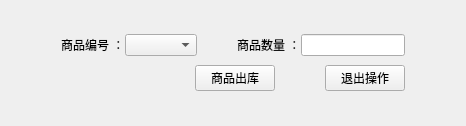
<?xml version="1.0" encoding="UTF-8"?>
<ui version="4.0">
 <class>GoodsDelivery</class>
 <widget class="QWidget" name="GoodsDelivery">
  <property name="geometry">
   <rect>
    <x>0</x>
    <y>0</y>
    <width>466</width>
    <height>126</height>
   </rect>
  </property>
  <property name="windowTitle">
   <string>Form</string>
  </property>
  <layout class="QGridLayout" name="gridLayout">
   <item row="0" column="0">
    <layout class="QHBoxLayout" name="horizontalLayout">
     <property name="spacing">
      <number>0</number>
     </property>
     <property name="leftMargin">
      <number>50</number>
     </property>
     <property name="topMargin">
      <number>20</number>
     </property>
     <property name="rightMargin">
      <number>50</number>
     </property>
     <property name="bottomMargin">
      <number>0</number>
     </property>
     <item>
      <widget class="QLabel" name="label">
       <property name="text">
        <string>商品编号 ：</string>
       </property>
      </widget>
     </item>
     <item>
      <widget class="QComboBox" name="comboBox_Id"/>
     </item>
     <item>
      <spacer name="horizontalSpacer">
       <property name="orientation">
        <enum>Qt::Horizontal</enum>
       </property>
       <property name="sizeType">
        <enum>QSizePolicy::Fixed</enum>
       </property>
       <property name="sizeHint" stdset="0">
        <size>
         <width>40</width>
         <height>20</height>
        </size>
       </property>
      </spacer>
     </item>
     <item>
      <widget class="QLabel" name="label_2">
       <property name="text">
        <string>商品数量 ：</string>
       </property>
      </widget>
     </item>
     <item>
      <widget class="QLineEdit" name="lineEdit_Amount"/>
     </item>
    </layout>
   </item>
   <item row="1" column="0">
    <layout class="QHBoxLayout" name="horizontalLayout_2">
     <property name="spacing">
      <number>50</number>
     </property>
     <property name="rightMargin">
      <number>50</number>
     </property>
     <property name="bottomMargin">
      <number>20</number>
     </property>
     <item>
      <spacer name="horizontalSpacer_3">
       <property name="orientation">
        <enum>Qt::Horizontal</enum>
       </property>
       <property name="sizeType">
        <enum>QSizePolicy::Expanding</enum>
       </property>
       <property name="sizeHint" stdset="0">
        <size>
         <width>200</width>
         <height>20</height>
        </size>
       </property>
      </spacer>
     </item>
     <item>
      <widget class="QPushButton" name="pushButton_Outputgoods">
       <property name="text">
        <string>商品出库</string>
       </property>
       <property name="icon">
        <iconset resource="images.qrc">
         <normaloff>:/new/prefix1/images/update.png</normaloff>:/new/prefix1/images/update.png</iconset>
       </property>
      </widget>
     </item>
     <item>
      <widget class="QPushButton" name="pushButton_Exit">
       <property name="text">
        <string>退出操作</string>
       </property>
       <property name="icon">
        <iconset resource="images.qrc">
         <normaloff>:/new/prefix1/images/delete.png</normaloff>:/new/prefix1/images/delete.png</iconset>
       </property>
      </widget>
     </item>
    </layout>
   </item>
  </layout>
 </widget>
 <resources>
  <include location="images.qrc"/>
 </resources>
 <connections/>
</ui>
